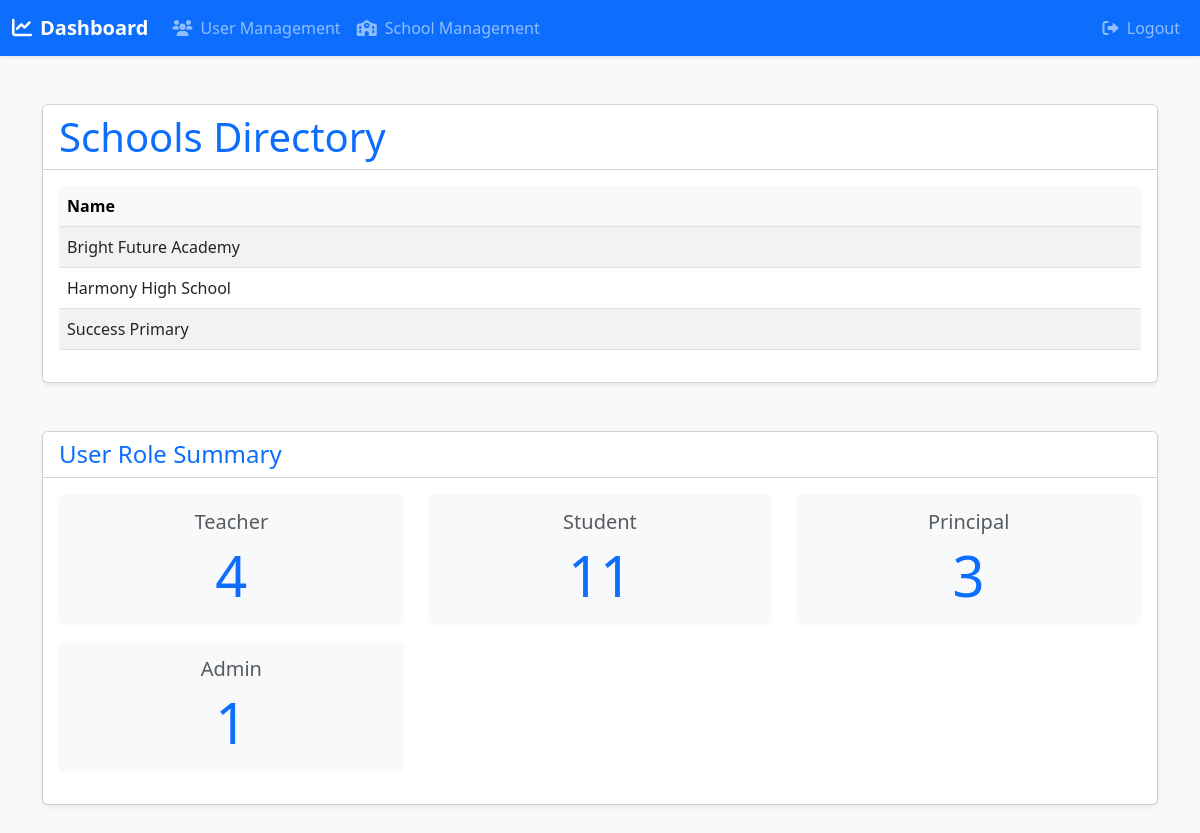
Page /app/index.php (signed in) on the committed database.
### tables this page shows
CREATE TABLE schools (
    id INT AUTO_INCREMENT PRIMARY KEY,
    name VARCHAR(255) NOT NULL,
    address TEXT NOT NULL,
    phone VARCHAR(20),
    principal_id INT DEFAULT NULL
);

### app/db_queries.php (called while the page is built, shortened)
<?php
function getSchools($conn) {
    $sql = "SELECT id, name, address, phone, principal_id FROM schools";
    return $conn->query($sql);
}
function getUserRolesSummary($conn) {
    $sql = "SELECT role, COUNT(*) AS count FROM users GROUP BY role";
    return $conn->query($sql);
}
?>

### app/index.php (the view, shortened to what this page needs)
<?php
include('db_queries.php');
$schools = getSchools($conn);
$rolesSummary = getUserRolesSummary($conn);
?>
<!DOCTYPE html>
<html lang="en">
<head>
    <link href="https://cdn.jsdelivr.net/npm/bootstrap@5.3.0-alpha1/dist/css/bootstrap.min.css" rel="stylesheet">
    <link href="https://cdnjs.cloudflare.com/ajax/libs/font-awesome/6.0.0/css/all.min.css" rel="stylesheet">
</head>
<body class="bg-light">
    <nav class="navbar navbar-expand-lg navbar-dark bg-primary shadow-sm">
        <div class="container-fluid">
            <a class="navbar-brand fw-bold" href="index.php">
                <i class="fas fa-chart-line me-2"></i>Dashboard
            </a>
            <div class="collapse navbar-collapse" id="navbarNav">
                <ul class="navbar-nav">
                    <li class="nav-item">
                        <a class="nav-link" href="user_management.php">
                            <i class="fas fa-users me-1"></i> User Management
                        </a>
                    </li>
                    <li class="nav-item">
                        <a class="nav-link" href="school_management.php">
                            <i class="fas fa-school me-1"></i> School Management
                        </a>
                    </li>
                </ul>
                <ul class="navbar-nav ms-auto">
                    <?php if (isset($_SESSION['user_id'])): ?>
                        <li class="nav-item">
                            <a class="nav-link" href="logout.php">
                                <i class="fas fa-sign-out-alt me-1"></i> Logout
                            </a>
                        </li>
                    <?php endif; ?>
                </ul>
            </div>
        </div>
    </nav>
    <div class="container py-5">
        <div class="row">
            <div class="col-12">
                <div class="card shadow-sm mb-5">
                    <div class="card-header bg-white">
                        <h1 class="display-6 text-primary mb-0">Schools Directory</h1>
                    </div>
                    <div class="card-body">
                        <div class="table-responsive">
                            <table class="table table-hover table-striped">
                                <thead class="table-light">
                                    <tr>
                                        <th scope="col">Name</th>
                                    </tr>
                                </thead>
                                <tbody>
                                    <?php while ($row = $schools->fetch_assoc()): ?>
                                        <tr>
                                            <td><?= htmlspecialchars($row['name'] ?? 'Unknown') ?></td>
                                        </tr>
                                    <?php endwhile; ?>
                                </tbody>
                            </table>
                        </div>
                    </div>
                </div>
                <div class="card shadow-sm">
                    <div class="card-header bg-white">
                        <h2 class="h4 text-primary mb-0">User Role Summary</h2>
                    </div>
                    <div class="card-body">
                        <div class="row">
                            <?php
                            if ($rolesSummary->num_rows > 0) {
                                while ($row = $rolesSummary->fetch_assoc()) {
                                    echo '<div class="col-md-4 mb-3">';
                                    echo '<div class="card h-100 border-0 bg-light">';
                                    echo '<div class="card-body text-center">';
                                    echo '<h3 class="h5 text-muted">' . ucfirst($row["role"]) . '</h3>';
                                    echo '<p class="display-4 text-primary mb-0">' . $row["count"] . '</p>';
                                    echo '</div>';
                                    echo '</div>';
                                    echo '</div>';
                                }
                            } else {
                                echo '<div class="col-12">';
                                echo '<div class="alert alert-info mb-0">No users found</div>';
                                echo '</div>';
                            }
                            ?>
                        </div>
                    </div>
                </div>
            </div>
        </div>
    </div>
</body>
</html>

### rows in the picture
schools: name "Bright Future Academy"
schools: name "Harmony High School"
schools: name "Success Primary"

### other values in the picture
$row["role"] "Teacher"
$row["count"] "4"
$row["role"] "Student"
$row["count"] "11"
$row["role"] "Principal"
$row["count"] "3"
$row["role"] "Admin"
$row["count"] "1"
